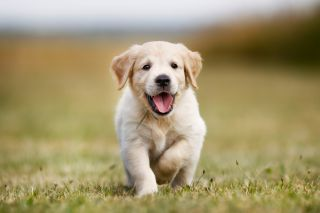
#> input picture pupper.jpg, 320 x 213 px
$ python 4_image_arithmetic.py -i pupper.jpg
#> lines starting #> are read from the running program, lines starting #| are printed output that depends on the picture; after the words box and inside, x2 and y2 are one past the last pixel; in counts of white or black regions, pixels touching at a corner belong together
# Run : python 4_image_arithmetic.py -i pupper.jpg
import numpy as np
import argparse
import cv2
import imutils

ap = argparse.ArgumentParser()
ap.add_argument("-i", "--image", required=True, help="Path to image")
args = vars(ap.parse_args())  # this is  dictionary!
# load the image
image = cv2.imread(args["image"])  # returns a numpy array with image data
#> image is the input picture: shape (213, 320, 3); mean B, G, R 110.9, 150.6, 163.8
# cv2.imshow("Original", image)
''' Image arithmetic!
> `cv2.add()` clips at end, wehere as adding with numpy "wraps" it around, ie, has modulo-like behaviour
What to you use depends on what you want'''
M = np.ones(image.shape, dtype="uint8") * 100 # every element is a hundred
# increasing/decreasing img's individual pixel intensity
# cv2.imshow("Added", cv2.add(image, M))
# cv2.imshow("Subtracted", cv2.subtract(image, M))

'''bitwise operations
We're not using RGB here, greyscale insteas
pixel is "on" if value >0
pixel is "off" if value = 0 (black)
'''
white = 255
rectangle = np.zeros((300, 300), dtype = "uint8") # dont have rgb channel, hence not 300,300,3
cv2.rectangle(rectangle, (25, 25), (275, 275), 255, -1)
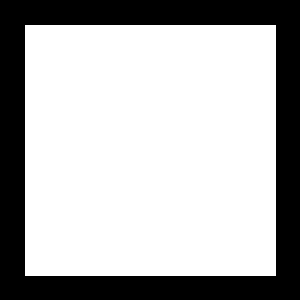
#> rectangle: shape (300, 300); 70% white; 1 black region, box (x1, y1, x2, y2) and area: (0, 0, 300, 300) 26999
cv2.imshow("Rectangle", rectangle)

circle = np.zeros((300, 300), dtype = "uint8") # dont have rgb channel, hence not 300,300,3
cv2.circle(circle, (150,150), 150, 255, -1)
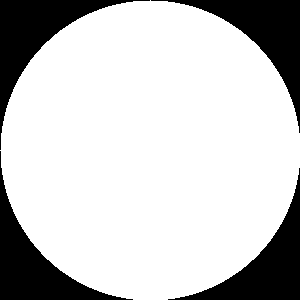
#> circle: shape (300, 300); 78.5% white; 4 black regions, box (x1, y1, x2, y2) and area: (0, 0, 150, 150) 4980, (151, 0, 300, 133) 4830, (0, 151, 133, 300) 4830, (168, 168, 300, 300) 4681
cv2.imshow("Circle", circle)

bitwiseAnd = cv2.bitwise_and(rectangle, circle)
cv2.imshow("AND", bitwiseAnd)
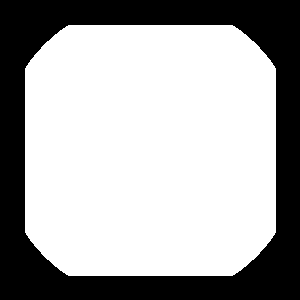
#> window 'AND': shape (300, 300); 66.4% white; 1 black region, box (x1, y1, x2, y2) and area: (0, 0, 300, 300) 30235
cv2.waitKey(0)
bitwiseOr = cv2.bitwise_or(rectangle, circle)
cv2.imshow("OR", bitwiseOr)
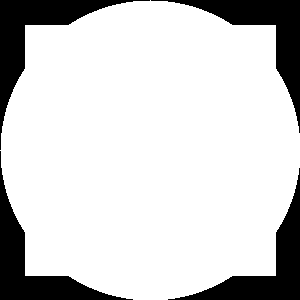
#> window 'OR': shape (300, 300); 82.1% white; 4 black regions, box (x1, y1, x2, y2) and area: (0, 0, 150, 150) 4171, (151, 0, 300, 133) 4021, (0, 151, 133, 300) 4021, (168, 168, 300, 300) 3872
cv2.waitKey(0)
bitwiseXor = cv2.bitwise_xor(rectangle, circle)
cv2.imshow("XOR", bitwiseXor)
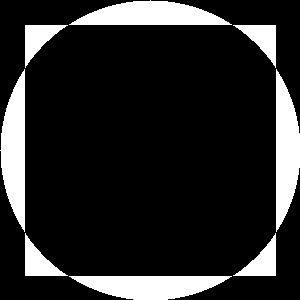
#> window 'XOR': shape (300, 300); 15.7% white; 8 white regions, largest, box (x1, y1, x2, y2) and area: (69, 0, 232, 25) 2729, (0, 69, 25, 232) 2729, (276, 69, 300, 232) 2728
cv2.waitKey(0)
bitwiseNot = cv2.bitwise_not(circle)
cv2.imshow("NOT", bitwiseNot)
cv2.waitKey(0)
